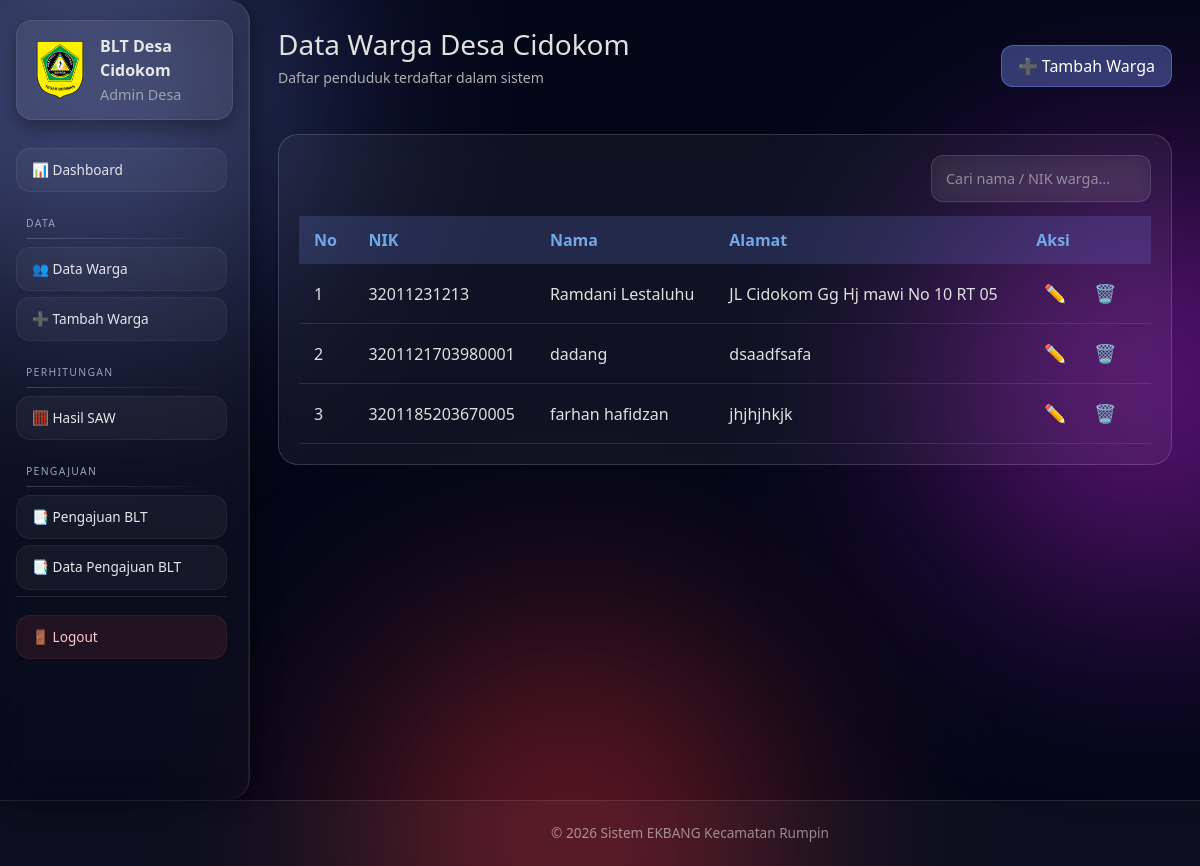
Page /desa/warga/ (signed in) on the committed database.
### ekbang/models.py (models this page shows, shortened)
class Warga(models.Model):
    desa = models.ForeignKey(
        Desa,
        on_delete=models.CASCADE,
        related_name='warga'
    )
    nik = models.CharField(
        max_length=16,
        unique=True,
        validators=[nik_validator],
        verbose_name="NIK"
    )
    nama = models.CharField(max_length=100)
    jumlah_keluarga_kpm = models.IntegerField(max_length=100)
    alamat = models.TextField()
    desil_p3ke = models.IntegerField(
        help_text="Nilai 1–5 berdasarkan desil P3KE"
    )
    kehilangan_pekerjaan = models.IntegerField(
        help_text="1 = tidak, 5 = ya"
    )
    sakit_kronis = models.IntegerField(
        help_text="1 = tidak, 5 = ya"
    )
    tidak_pkh = models.IntegerField(
        help_text="1 = menerima PKH, 5 = tidak menerima"
    )
    lansia_tunggal = models.IntegerField(
        help_text="1 = tidak, 5 = ya"
    )
    perempuan_kepala = models.IntegerField(
        help_text="1 = tidak, 5 = ya"
    )
    class Meta:
        indexes = [
            models.Index(fields=['nik']),
        ]

### ekbang/proses/decorators.py (the view)
        def wrapper(request, *args, **kwargs):
            if not hasattr(request.user, 'profile'):
                messages.error(request, 'Role tidak ditemukan')
                return redirect('login')
            if request.user.profile.role != role:
                messages.error(request, 'Anda tidak punya akses')
                return redirect('login')
            return view_func(request, *args, **kwargs)

### ekbang/views/desa.py (called while the page is built)
@login_required
@role_required('desa')
def warga_list(request):
    desa = request.user.desa
    query = request.GET.get('q', '')
    warga = Warga.objects.filter(desa=desa)
    if query:
        warga = warga.filter(
            Q(nama__icontains=query) |
            Q(nik__icontains=query)
        )
    if request.headers.get('x-requested-with') == 'XMLHttpRequest':
        html = render_to_string(
            'desa/partials/warga_rows.html',
            {'warga': warga}
        )
        return JsonResponse({'html': html})
    return render(request, 'desa/warga_list.html', {
        'warga': warga,
        'query': query
    })

### ekbang/templates/desa/warga_list.html (shortened to what this page needs)
{% extends 'base/base.html' %}
{% load static %}
{% block extra_css %}
<link rel="stylesheet" href="{% static 'css/desa/warga_list.css' %}">
{% endblock %}
{% block content %}
<div class="page-header">
    <div>
        <h2>Data Warga Desa {{ request.user.username }}</h2>
        <p>Daftar penduduk terdaftar dalam sistem</p>
    </div>
    <a href="{% url 'desa_warga_tambah' %}" class="btn-glass">
        ➕ Tambah Warga
    </a>
</div>
<div class="glass-card">
    <div class="card-toolbar">
        <form method="get" class="search-box">
            <input type="text"
                   name="q"
                   placeholder="Cari nama / NIK warga..."
                   value="{{ query|default:'' }}">
        </form>
    </div>
    <table class="table-modern">
        <thead>
            <tr>
                <th>No</th>
                <th>NIK</th>
                <th>Nama</th>
                <th>Alamat</th>
                <th>Aksi</th>
            </tr>
        </thead>
       <tbody id="warga-table">
    {% include 'desa/partials/warga_rows.html' %}
        </tbody>
    </table>
</div>
{% endblock %}

### ekbang/templates/base/sidebar.html (shortened to what this page needs)
{% load static %}
<link rel="stylesheet" href="{% static 'css/desa/sidebar.css' %}">
<div class="sidebar-desa">
    <div class="sidebar-brand">
       <span class="logo">
    <img src="{% static 'img/logo.png' %}" alt="Logo" />
</span>
        <div>
            <strong>BLT Desa {{ request.user.username }}</strong>
            <small>Admin Desa</small>
        </div>
    </div>
    <div class="sidebar-scroll">
        <nav class="sidebar-menu">
            <a href="{% url 'desa_dashboard' %}" class="menu-item">📊 Dashboard</a>
            <div class="menu-section">DATA</div>
            <a href="{% url 'desa_warga_list' %}" class="menu-item">👥 Data Warga</a>
            <a href="{% url 'desa_warga_tambah' %}" class="menu-item">➕ Tambah Warga</a>
            <div class="menu-section">PERHITUNGAN</div>
            <a href="{% url 'desa_hasil_saw' %}" class="menu-item">🧮 Hasil SAW</a>
            <div class="menu-section">PENGAJUAN</div>
            <a href="{% url 'desa_pengajuan' %}" class="menu-item">📑 Pengajuan BLT</a>
            <a href="{% url 'desa_pengajuan_list' %}" class="menu-item">📑 Data Pengajuan BLT</a>
        </nav>
        <div class="sidebar-footer">
            <a href="{% url 'logout' %}" class="menu-item logout">🚪 Logout</a>
        </div>
    </div>
</div>

### ekbang/templates/desa/partials/warga_rows.html
{% for w in warga %}
<tr>
    <td>{{ forloop.counter }}</td>
    <td>{{ w.nik }}</td>
    <td>{{ w.nama }}</td>
    <td>{{ w.alamat }}</td>
    <td class="action">
        <a href="{% url 'desa_warga_edit' w.id %}" class="btn-icon edit">✏️</a>
        <a href="{% url 'desa_warga_hapus' w.id %}"
           class="btn-icon delete"
           onclick="return confirm('Yakin hapus data ini?')">🗑</a>
    </td>
</tr>
{% empty %}
<tr>
    <td colspan="5" class="text-center">Data tidak ditemukan</td>
</tr>
{% endfor %}

### ekbang/static/css/desa/warga_list.css (style rules this page uses)
.page-header { display: flex; justify-content: space-between; align-items: center; margin-bottom: 30px; color: #E0E0E0; }
.page-header h2 { font-size: 28px; margin-bottom: 5px; }
.page-header p { font-size: 14px; color: #B0B0B0; }
.card-toolbar { display: flex; justify-content: flex-end; margin-bottom: 14px; }
.search-box { display: flex; align-items: center; background: rgba(255, 255, 255, 0.06); border: 1px solid rgba(255, 255, 255, 0.12); border-radius: 12px; padding: 4px; backdrop-filter: blur(8px); }
.search-box input { border: none; background: transparent; padding: 8px 10px; color: white; width: 210px; outline: none; font-size: 0.9rem; }
.search-box input::placeholder { color: rgba(255,255,255,0.45); }
.btn-glass { color: #fff; background: rgba(114, 136, 232, 0.4); border: 1px solid rgba(114, 136, 232, 0.5); padding: 8px 16px; border-radius: 12px; text-decoration: none; font-weight: 500; transition: all 0.3s ease; }
.glass-card { background: rgba(255, 255, 255, 0.05); border-radius: 20px; backdrop-filter: blur(10px); border: 1px solid rgba(255, 255, 255, 0.15); padding: 20px; overflow-x: auto; }
.table-modern { width: 100%; border-collapse: collapse; }
.table-modern th, .table-modern td { padding: 12px 15px; text-align: left; }
.table-modern th { background: rgba(114, 136, 232, 0.2); color: #72A8E8; font-weight: 600; }
.table-modern td { color: #E0E0E0; border-bottom: 1px solid rgba(255, 255, 255, 0.1); }
.btn-icon { text-decoration: none; display: inline-block; margin-right: 8px; font-size: 18px; padding: 4px 8px; border-radius: 8px; transition: all 0.3s ease; }
.btn-icon.edit { color: #72A8E8; }
.btn-icon.delete { color: #DF2D2D; }

### ekbang/static/css/desa/sidebar.css (style rules this page uses)
.sidebar-desa { position: fixed; top: 0; left: 0; width: 250px; height: 100vh; background: linear-gradient( 180deg, rgba(255,255,255,0.07), rgba(255,255,255,0.02) ); backdrop-filter: blur(18px); border-right: 1px solid rgba(255,255,255,0.1); border-top-right-radius: 22px; border-bottom-right-radius: 22px; box-shadow: 4px 0 26px rgba(0,0,0,0.45), inset -1px 0 0 rgba(255,255,255,0.06); display: flex; flex-direction: column; padding: 20px 16px; z-index: 30; }
.sidebar-brand { display: flex; align-items: center; gap: 10px; padding: 14px; margin-bottom: 22px; border-radius: 16px; background: rgba(255,255,255,0.06); box-shadow: inset 0 0 0 1px rgba(255,255,255,0.08), 0 8px 20px rgba(0,0,0,0.35); color: #e5e7eb; }
.sidebar-brand .logo { display: flex; align-items: center; }
.sidebar-brand .logo img { width: 60px; height: 60px; object-fit: contain; }
.sidebar-brand strong { font-size: 1rem; }
.sidebar-brand small { display: block; font-size: 0.9rem; color: #9ca3af; margin-top: 2px; }
.sidebar-menu { flex: 1; }
.menu-section { margin: 24px 10px 8px; font-size: 0.65rem; letter-spacing: 1.3px; color: #94a3b8; text-transform: uppercase; position: relative; }
.menu-section::after { content: ''; display: block; height: 1px; margin-top: 6px; background: linear-gradient( to right, rgba(255,255,255,0.18), transparent ); }
.menu-item { position: relative; display: flex; align-items: center; gap: 12px; padding: 12px 16px; margin: 6px 0; border-radius: 14px; font-size: 0.85rem; font-weight: 500; color: #e5e7eb; text-decoration: none; background: rgba(255,255,255,0.04); box-shadow: inset 0 0 0 1px rgba(255,255,255,0.05); transition: all .25s ease; }
.sidebar-footer { margin-top: auto; padding-top: 12px; border-top: 1px solid rgba(255,255,255,0.1); }
.menu-item.logout { background: rgba(239,68,68,0.10); color: #fecaca; }
.sidebar-scroll { flex: 1; overflow-y: auto; padding-right: 6px; }
.sidebar-scroll { scrollbar-width: thin; scrollbar-color: rgba(255,255,255,0.2) transparent; }

### rows in the picture
Warga: nik "32011231213", nama "Ramdani Lestaluhu", alamat "JL Cidokom Gg Hj mawi No 10 RT 05"
Warga: nik "3201121703980001", nama "dadang", alamat "dsaadfsafa"
Warga: nik "3201185203670005", nama "farhan hafidzan", alamat "jhjhjhkjk"

### other values in the picture
{{ request.user.username }} "Cidokom"
